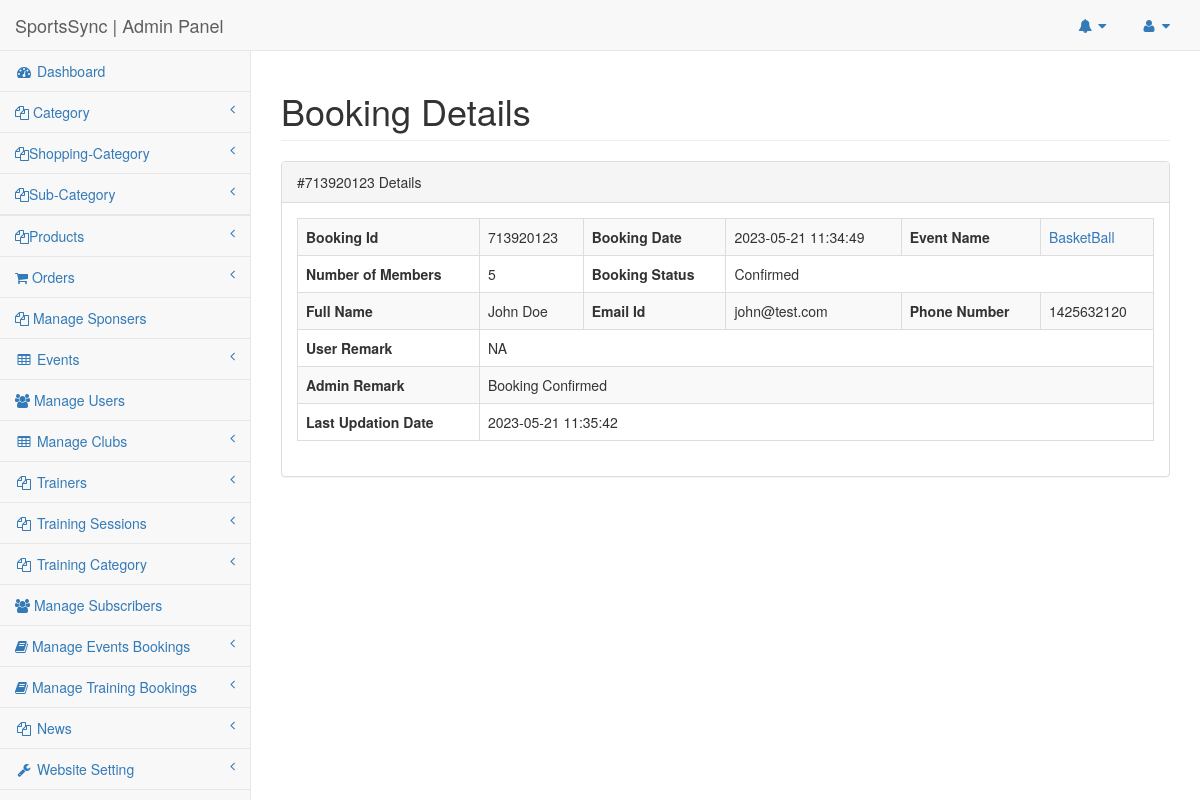
/SportsClubCode/admin/booking-details.php?bkid=1 (signed in), run on the app's committed database.
### tables this page shows
CREATE TABLE `tblbookings` (
  `id` int(11) NOT NULL,
  `BookingId` bigint(12) DEFAULT NULL,
  `UserId` int(11) DEFAULT NULL,
  `EventId` int(11) DEFAULT NULL,
  `NumberOfMembers` int(11) DEFAULT NULL,
  `UserRemark` mediumtext DEFAULT NULL,
  `AdminRemark` mediumtext DEFAULT NULL,
  `UserCancelRemark` mediumtext DEFAULT NULL,
  `BookingDate` timestamp NULL DEFAULT current_timestamp(),
  `BookingStatus` varchar(100) DEFAULT NULL,
  `LastUpdationDate` timestamp NULL DEFAULT NULL ON UPDATE current_timestamp()
);

CREATE TABLE `tblevents` (
  `id` int(11) NOT NULL,
  `CategoryId` char(10) DEFAULT NULL,
  `SponserId` char(10) DEFAULT NULL,
  `EventName` varchar(255) DEFAULT NULL,
  `EventDescription` mediumtext DEFAULT NULL,
  `EventStartDate` date DEFAULT NULL,
  `EventEndDate` date DEFAULT NULL,
  `EventLocation` varchar(255) DEFAULT NULL,
  `EventImage` varchar(255) DEFAULT NULL,
  `PostingDate` timestamp NULL DEFAULT current_timestamp(),
  `LastUpdationDate` timestamp NULL DEFAULT NULL ON UPDATE current_timestamp(),
  `IsActive` int(1) DEFAULT NULL
);

CREATE TABLE `tblusers` (
  `Userid` int(11) NOT NULL,
  `FullName` varchar(255) DEFAULT NULL,
  `UserName` varchar(200) DEFAULT NULL,
  `Emailid` varchar(255) DEFAULT NULL,
  `PhoneNumber` bigint(12) DEFAULT NULL,
  `UserGender` varchar(100) DEFAULT NULL,
  `UserPassword` varchar(255) DEFAULT NULL,
  `RegDate` timestamp NULL DEFAULT current_timestamp(),
  `LastUpdationDate` timestamp NULL DEFAULT NULL ON UPDATE current_timestamp(),
  `IsActive` int(1) DEFAULT NULL
);

### SportsClubCode/admin/booking-details.php (the view, shortened to what this page needs)
<?php
include('includes/config.php');
if(strlen($_SESSION['adminsession'])==0)
{
header('location:logout.php');
}
else{
?>
<!DOCTYPE html>
<html lang="en">
<head>
    <link href="../vendor/bootstrap/css/bootstrap.min.css" rel="stylesheet">
    <link href="../vendor/metisMenu/metisMenu.min.css" rel="stylesheet">
    <link href="../dist/css/sb-admin-2.css" rel="stylesheet">
    <link href="../vendor/font-awesome/css/font-awesome.min.css" rel="stylesheet" type="text/css">
</head>
<body>
<div id="wrapper">
<nav class="navbar navbar-default navbar-static-top" role="navigation" style="margin-bottom: 0">
<?php include_once('includes/header.php');?>
<?php include_once('includes/leftbar.php');?>
</nav>
        <div id="page-wrapper">
            <div class="row">
                <div class="col-lg-12">
                    <h1 class="page-header"> Booking  Details</h1>
                </div>
            </div>
            <div class="row">
                <div class="col-lg-12">
                    <div class="panel panel-default">
          <?php
     $bid=intval($_GET['bkid']);
$sql = "SELECT tblbookings.id as bid,tblbookings.BookingId,tblevents.EventName,tblevents.id as eid,tblusers.FullName,tblbookings.NumberOfMembers,tblbookings.BookingStatus,tblbookings.BookingDate,tblusers.Emailid,tblusers.PhoneNumber,tblbookings.NumberOfMembers,tblbookings.UserRemark,tblbookings.UserCancelRemark,tblbookings.AdminRemark,tblbookings.LastUpdationDate from tblbookings left  join tblusers on tblusers.Userid=tblbookings.UserId left join tblevents on tblevents.id=tblbookings.EventId where tblbookings.id=:bid ";
$query = $dbh -> prepare($sql);
$query->bindParam(':bid',$bid,PDO::PARAM_STR);
$query->execute();
$results=$query->fetchAll(PDO::FETCH_OBJ);
if($query->rowCount() > 0)
{
foreach($results as $row)
{
    ?>
                        <div class="panel-heading">
                          #<?php echo htmlentities($row->BookingId);?> Details
                        </div>
                        <div class="panel-body">
                            <div class="row">
                                <div class="col-lg-12">
<table width="100%" class="table table-striped table-bordered table-hover" >
<tr>
<th>Booking Id</th>
<td><?php echo htmlentities($row->BookingId);?></td>
<th>Booking Date</th>
<td><?php echo htmlentities($row->BookingDate);?></td>
<th>Event Name</th>
<td><a href="edit-event.php?sid=<?php echo htmlentities($row->eid);?>" target="_blank"><?php echo htmlentities($row->EventName);?></a></td>
</tr>
<tr>
<th>Number of Members</th>
<td><?php echo htmlentities($row->NumberOfMembers);?></td>
<th>Booking Status</th>
<td colspan="3"><?php $status=$row->BookingStatus;
if($status==""){
echo htmlentities("Not Confirmed yet");
} else {
echo htmlentities("$status");
}
?></td>
</tr>
<tr>
<th>Full Name</th>
<td><?php echo htmlentities($row->FullName);?></td>
<th>Email Id</th>
<td><?php echo htmlentities($row->Emailid);?></td>
<th>Phone Number</th>
<td><?php echo htmlentities($row->PhoneNumber);?></td>
</tr>
<tr>
<th>User Remark</th>
<td colspan="5"><?php echo htmlentities($row->UserRemark);?></td>
</tr>
<?php if($row->AdminRemark!=""){?>
<tr>
<th>Admin Remark</th>
<td colspan="5"><?php echo htmlentities($row->AdminRemark);?></td>
</tr>
<?php } ?>
<?php if($row->LastUpdationDate!=""){?>
<tr>
<th>Last Updation Date</th>
<td colspan="5"><?php echo htmlentities($row->LastUpdationDate);?></td>
</tr>
<?php } ?>
</table>
<?php if($status==""){?>
<div class="form-group" align="center">
<button type="button" class="btn btn-info btn-lg" data-toggle="modal" data-target="#myModal">Take Action</button>
 </div>
      <?php } ?>                          </div>
                            </div>
                        </div>
<?php }} ?>
                    </div>
                </div>
            </div>
        </div>
    </div>
</body>
</html>
<?php } ?>

### data on the page
tblbookings: BookingId "713920123", BookingDate "2023-05-21 11:34:49", EventId.EventName "BasketBall", NumberOfMembers "5", BookingStatus "Confirmed", UserId.FullName "John Doe", UserId.Emailid "john@test.com", UserId.PhoneNumber "1425632120", UserRemark "NA", AdminRemark "Booking Confirmed", LastUpdationDate "2023-05-21 11:35:42"
